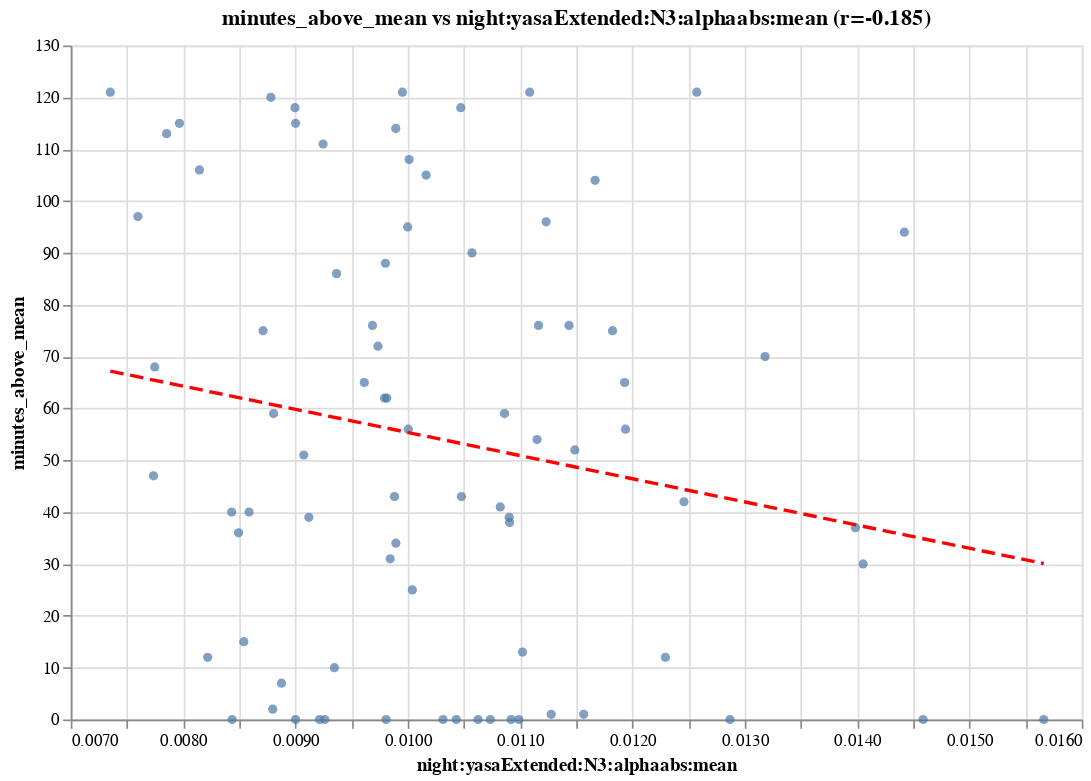

Notebook code cell kept with this figure:
### Code cell
import altair as alt


col = "night:yasaExtended:N3:alphaabs:mean"
against = "minutes_above_mean"



plot_df = pd.DataFrame({
    'dayAndNightOf': merged_for_corr['dayAndNightOf'],
    'x': merged_for_corr[col],
    'y': merged_for_corr[against]
}).dropna()  # Remove any rows with missing values

# Calculate correlation
correlation = plot_df['x'].corr(plot_df['y'])

# Create scatter plot with trend line
scatter = alt.Chart(plot_df).mark_circle().encode(
    x=alt.X('x:Q', 
            title=col,
            scale=alt.Scale(zero=False)),
    y=alt.Y('y:Q', 
            title=against,
            scale=alt.Scale(zero=False)),
    tooltip=['dayAndNightOf', 
            alt.Tooltip('x:Q', format='.2f'),
            alt.Tooltip('y:Q', format='.2f')]
)

# Add trend line
trend_line = scatter.transform_regression('x', 'y').mark_line(
    color='red',
    strokeDash=[8, 4]
)

# Combine scatter and trend line
chart = (scatter + trend_line).properties(
    width=600,
    height=400,
    title=f'{against} vs {col} (r={correlation:.3f})'
)

# Display correlation and the chart
print(f"Correlation: {correlation:.3f}")
display(plot_df.head())
chart

### Figure 1 — Vega-Lite specification as saved in the notebook (floating-point values rounded to 4 significant figures)
{"config": {"view": {"continuousWidth": 300, "continuousHeight": 300}}, "layer": [{"mark": {"type": "circle"}, "encoding": {"tooltip": [{"field": "dayAndNightOf", "type": "nominal"}, {"field": "x", "format": ".2f", "type": "quantitative"}, {"field": "y", "format": ".2f", "type": "quantitative"}], "x": {"field": "x", "scale": {"zero": false}, "title": "night:yasaExtended:N3:alphaabs:mean", "type": "quantitative"}, "y": {"field": "y", "scale": {"zero": false}, "title": "minutes_above_mean", "type": "quantitative"}}}, {"mark": {"type": "line", "color": "red", "strokeDash": [8, 4]}, "encoding": {"tooltip": [{"field": "dayAndNightOf", "type": "nominal"}, {"field": "x", "format": ".2f", "type": "quantitative"}, {"field": "y", "format": ".2f", "type": "quantitative"}], "x": {"field": "x", "scale": {"zero": false}, "title": "night:yasaExtended:N3:alphaabs:mean", "type": "quantitative"}, "y": {"field": "y", "scale": {"zero": false}, "title": "minutes_above_mean", "type": "quantitative"}}, "transform": [{"on": "x", "regression": "y"}]}], "data": {"name": "data-7c0f690ba618fdb73f2528b375c54012"}, "height": 400, "title": "minutes_above_mean vs night:yasaExtended:N3:alphaabs:mean (r=-0.185)", "width": 600, "$schema": "https://vega.github.io/schema/vega-lite/v5.20.1.json", "datasets": {"data-7c0f690ba618fdb73f2528b375c54012": [{"dayAndNightOf": "2024-07-14", "x": 0.01092, "y": 0}, {"dayAndNightOf": "2024-07-17", "x": 0.009807, "y": 0}, {"dayAndNightOf": "2024-07-21", "x": 0.01099, "y": 0}, {"dayAndNightOf": "2024-07-22", "x": 0.009214, "y": 0}, {"dayAndNightOf": "2024-08-18", "x": 0.01405, "y": 30}, {"dayAndNightOf": "2024-08-19", "x": 0.01063, "y": 0}, {"dayAndNightOf": "2024-08-20", "x": 0.01109, "y": 121}, {"dayAndNightOf": "2024-08-22", "x": 0.01246, "y": 42}, {"dayAndNightOf": "2024-09-01", "x": 0.01257, "y": 121}, {"dayAndNightOf": "2024-09-03", "x": 0.01001, "y": 108}, {"dayAndNightOf": "2024-09-05", "x": 0.008781, "y": 120}, {"dayAndNightOf": "2024-09-11", "x": 0.01167, "y": 104}, {"dayAndNightOf": "2024-09-13", "x": 0.009999, "y": 95}, {"dayAndNightOf": "2024-09-15", "x": 0.009893, "y": 114}, {"dayAndNightOf": "2024-09-17", "x": 0.008712, "y": 75}, {"dayAndNightOf": "2024-09-20", "x": 0.007598, "y": 97}, {"dayAndNightOf": "2024-09-25", "x": 0.008805, "y": 59}, {"dayAndNightOf": "2024-09-28", "x": 0.007747, "y": 68}, {"dayAndNightOf": "2024-09-30", "x": 0.007853, "y": 113}, {"dayAndNightOf": "2024-10-01", "x": 0.009246, "y": 111}, {"dayAndNightOf": "2024-10-04", "x": 0.009261, "y": 0}, {"dayAndNightOf": "2024-10-05", "x": 0.009002, "y": 115}, {"dayAndNightOf": "2024-10-06", "x": 0.009793, "y": 62}, {"dayAndNightOf": "2024-10-08", "x": 0.01047, "y": 118}, {"dayAndNightOf": "2024-10-09", "x": 0.009613, "y": 65}, {"dayAndNightOf": "2024-10-11", "x": 0.01048, "y": 43}, {"dayAndNightOf": "2024-10-23", "x": 0.008587, "y": 40}, {"dayAndNightOf": "2024-10-24", "x": 0.008798, "y": 2}, {"dayAndNightOf": "2024-10-30", "x": 0.009002, "y": 0}, {"dayAndNightOf": "2024-11-01", "x": 0.009366, "y": 86}, {"dayAndNightOf": "2024-11-02", "x": 0.01074, "y": 0}, {"dayAndNightOf": "2024-11-05", "x": 0.008219, "y": 12}, {"dayAndNightOf": "2024-11-07", "x": 0.009347, "y": 10}, {"dayAndNightOf": "2024-11-08", "x": 0.008494, "y": 36}, {"dayAndNightOf": "2024-11-12", "x": 0.009074, "y": 51}, {"dayAndNightOf": "2024-11-16", "x": 0.008436, "y": 0}, {"dayAndNightOf": "2024-11-21", "x": 0.007967, "y": 115}, {"dayAndNightOf": "2024-11-23", "x": 0.009686, "y": 76}, {"dayAndNightOf": "2024-11-29", "x": 0.01, "y": 56}, {"dayAndNightOf": "2024-11-30", "x": 0.008145, "y": 106}, {"dayAndNightOf": "2024-12-05", "x": 0.01082, "y": 41}, {"dayAndNightOf": "2024-12-06", "x": 0.008876, "y": 7}, {"dayAndNightOf": "2024-12-07", "x": 0.009882, "y": 43}, {"dayAndNightOf": "2024-12-09", "x": 0.01115, "y": 54}, {"dayAndNightOf": "2024-12-21", "x": 0.01566, "y": 0}, {"dayAndNightOf": "2024-12-27", "x": 0.00912, "y": 39}, {"dayAndNightOf": "2024-12-28", "x": 0.01043, "y": 0}, {"dayAndNightOf": "2024-12-29", "x": 0.01193, "y": 65}, {"dayAndNightOf": "2024-12-30", "x": 0.007352, "y": 121}, {"dayAndNightOf": "2025-01-05", "x": 0.008432, "y": 40}, {"dayAndNightOf": "2025-01-06", "x": 0.01102, "y": 13}, {"dayAndNightOf": "2025-01-07", "x": 0.01116, "y": 76}, {"dayAndNightOf": "2025-01-16", "x": 0.01123, "y": 96}, {"dayAndNightOf": "2025-01-19", "x": 0.01086, "y": 59}, {"dayAndNightOf": "2025-01-21", "x": 0.01318, "y": 70}, {"dayAndNightOf": "2025-01-22", "x": 0.01194, "y": 56}, {"dayAndNightOf": "2025-01-27", "x": 0.009952, "y": 121}, {"dayAndNightOf": "2025-01-28", "x": 0.009813, "y": 62}, {"dayAndNightOf": "2025-01-30", "x": 0.01057, "y": 90}, {"dayAndNightOf": "2025-01-31", "x": 0.008996, "y": 118}, {"dayAndNightOf": "2025-02-04", "x": 0.01149, "y": 52}, {"dayAndNightOf": "2025-02-05", "x": 0.01157, "y": 1}, {"dayAndNightOf": "2025-02-09", "x": 0.01399, "y": 37}, {"dayAndNightOf": "2025-02-10", "x": 0.01144, "y": 76}, {"dayAndNightOf": "2025-02-11", "x": 0.01128, "y": 1}, {"dayAndNightOf": "2025-02-12", "x": 0.01442, "y": 94}, {"dayAndNightOf": "2025-02-13", "x": 0.009735, "y": 72}, {"dayAndNightOf": "2025-02-15", "x": 0.009843, "y": 31}, {"dayAndNightOf": "2025-02-16", "x": 0.01182, "y": 75}, {"dayAndNightOf": "2025-02-18", "x": 0.0109, "y": 39}, {"dayAndNightOf": "2025-02-19", "x": 0.009894, "y": 34}, {"dayAndNightOf": "2025-02-23", "x": 0.01229, "y": 12}, {"dayAndNightOf": "2025-02-24", "x": 0.01016, "y": 105}, {"dayAndNightOf": "2025-02-26", "x": 0.01287, "y": 0}, {"dayAndNightOf": "2025-02-27", "x": 0.01459, "y": 0}, {"dayAndNightOf": "2025-03-01", "x": 0.009801, "y": 88}, {"dayAndNightOf": "2025-03-05", "x": 0.00854, "y": 15}, {"dayAndNightOf": "2025-03-07", "x": 0.01031, "y": 0}, {"dayAndNightOf": "2025-03-08", "x": 0.01091, "y": 38}, {"dayAndNightOf": "2025-03-18", "x": 0.01004, "y": 25}, {"dayAndNightOf": "2025-03-20", "x": 0.007736, "y": 47}]}}
